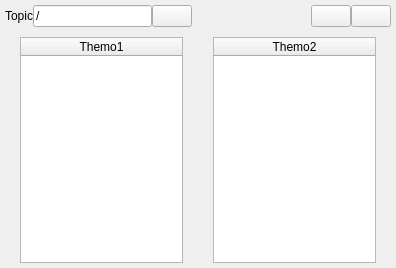
<?xml version="1.0" encoding="UTF-8"?>
<ui version="4.0">
 <class>HeatSensorViewerWidget</class>
 <widget class="QWidget" name="HeatSensorViewerWidget">
  <property name="geometry">
   <rect>
    <x>0</x>
    <y>0</y>
    <width>396</width>
    <height>268</height>
   </rect>
  </property>
  <property name="sizePolicy">
   <sizepolicy hsizetype="Expanding" vsizetype="Expanding">
    <horstretch>0</horstretch>
    <verstretch>0</verstretch>
   </sizepolicy>
  </property>
  <property name="acceptDrops">
   <bool>true</bool>
  </property>
  <property name="windowTitle">
   <string>HeatSensorViewer</string>
  </property>
  <layout class="QVBoxLayout" name="verticalLayout">
   <property name="spacing">
    <number>0</number>
   </property>
   <property name="leftMargin">
    <number>0</number>
   </property>
   <property name="topMargin">
    <number>0</number>
   </property>
   <property name="rightMargin">
    <number>0</number>
   </property>
   <property name="bottomMargin">
    <number>0</number>
   </property>
   <item>
    <layout class="QHBoxLayout" name="dataPlotControls">
     <property name="spacing">
      <number>0</number>
     </property>
     <property name="leftMargin">
      <number>5</number>
     </property>
     <property name="topMargin">
      <number>5</number>
     </property>
     <property name="rightMargin">
      <number>5</number>
     </property>
     <property name="bottomMargin">
      <number>5</number>
     </property>
     <item>
      <widget class="QLabel" name="label">
       <property name="text">
        <string>Topic</string>
       </property>
      </widget>
     </item>
     <item>
      <widget class="QLineEdit" name="topic_edit">
       <property name="text">
        <string>/</string>
       </property>
      </widget>
     </item>
     <item>
      <widget class="QPushButton" name="subscribe_topic_button">
       <property name="sizePolicy">
        <sizepolicy hsizetype="Preferred" vsizetype="Preferred">
         <horstretch>0</horstretch>
         <verstretch>0</verstretch>
        </sizepolicy>
       </property>
       <property name="contextMenuPolicy">
        <enum>Qt::DefaultContextMenu</enum>
       </property>
       <property name="toolTip">
        <string>add topic to plot</string>
       </property>
       <property name="iconSize">
        <size>
         <width>16</width>
         <height>16</height>
        </size>
       </property>
      </widget>
     </item>
     <item>
      <spacer name="spacer">
       <property name="orientation">
        <enum>Qt::Horizontal</enum>
       </property>
       <property name="sizeHint" stdset="0">
        <size>
         <width>40</width>
         <height>20</height>
        </size>
       </property>
      </spacer>
     </item>
     <item>
      <widget class="QPushButton" name="pause_button">
       <property name="sizePolicy">
        <sizepolicy hsizetype="Preferred" vsizetype="Preferred">
         <horstretch>0</horstretch>
         <verstretch>0</verstretch>
        </sizepolicy>
       </property>
       <property name="toolTip">
        <string>pause plot</string>
       </property>
       <property name="iconSize">
        <size>
         <width>16</width>
         <height>16</height>
        </size>
       </property>
       <property name="checkable">
        <bool>true</bool>
       </property>
      </widget>
     </item>
     <item>
      <widget class="QPushButton" name="clear_button">
       <property name="sizePolicy">
        <sizepolicy hsizetype="Preferred" vsizetype="Preferred">
         <horstretch>0</horstretch>
         <verstretch>0</verstretch>
        </sizepolicy>
       </property>
       <property name="toolTip">
        <string>clear canvas</string>
       </property>
       <property name="iconSize">
        <size>
         <width>16</width>
         <height>16</height>
        </size>
       </property>
      </widget>
     </item>
    </layout>
   </item>
   <item>
    <layout class="QHBoxLayout" name="data_plot_layout">
     <property name="spacing">
      <number>0</number>
     </property>
     <property name="leftMargin">
      <number>0</number>
     </property>
     <property name="topMargin">
      <number>5</number>
     </property>
     <property name="rightMargin">
      <number>0</number>
     </property>
     <property name="bottomMargin">
      <number>5</number>
     </property>
     <item>
      <spacer name="spacer_left">
       <property name="orientation">
        <enum>Qt::Horizontal</enum>
       </property>
       <property name="sizeType">
        <enum>QSizePolicy::MinimumExpanding</enum>
       </property>
       <property name="sizeHint" stdset="0">
        <size>
         <width>20</width>
         <height>20</height>
        </size>
       </property>
      </spacer>
     </item>
     <item>
      <widget class="QTreeWidget" name="tree_column_left">
       <property name="enabled">
        <bool>true</bool>
       </property>
       <property name="sizePolicy">
        <sizepolicy hsizetype="Expanding" vsizetype="MinimumExpanding">
         <horstretch>0</horstretch>
         <verstretch>0</verstretch>
        </sizepolicy>
       </property>
       <column>
        <property name="text">
         <string notr="true">Themo1</string>
        </property>
        <property name="textAlignment">
         <set>AlignHCenter|AlignVCenter|AlignCenter</set>
        </property>
       </column>
      </widget>
     </item>
     <item>
      <spacer name="spacer_center">
       <property name="orientation">
        <enum>Qt::Horizontal</enum>
       </property>
       <property name="sizeType">
        <enum>QSizePolicy::MinimumExpanding</enum>
       </property>
       <property name="sizeHint" stdset="0">
        <size>
         <width>30</width>
         <height>20</height>
        </size>
       </property>
      </spacer>
     </item>
     <item>
      <widget class="QTreeWidget" name="tree_column_right">
       <property name="sizePolicy">
        <sizepolicy hsizetype="Expanding" vsizetype="Ignored">
         <horstretch>0</horstretch>
         <verstretch>0</verstretch>
        </sizepolicy>
       </property>
       <column>
        <property name="text">
         <string notr="true">Themo2</string>
        </property>
        <property name="textAlignment">
         <set>AlignHCenter|AlignVCenter|AlignCenter</set>
        </property>
       </column>
      </widget>
     </item>
     <item>
      <spacer name="spacer_right">
       <property name="orientation">
        <enum>Qt::Horizontal</enum>
       </property>
       <property name="sizeType">
        <enum>QSizePolicy::MinimumExpanding</enum>
       </property>
       <property name="sizeHint" stdset="0">
        <size>
         <width>20</width>
         <height>20</height>
        </size>
       </property>
      </spacer>
     </item>
    </layout>
   </item>
  </layout>
 </widget>
 <resources/>
 <connections/>
</ui>
